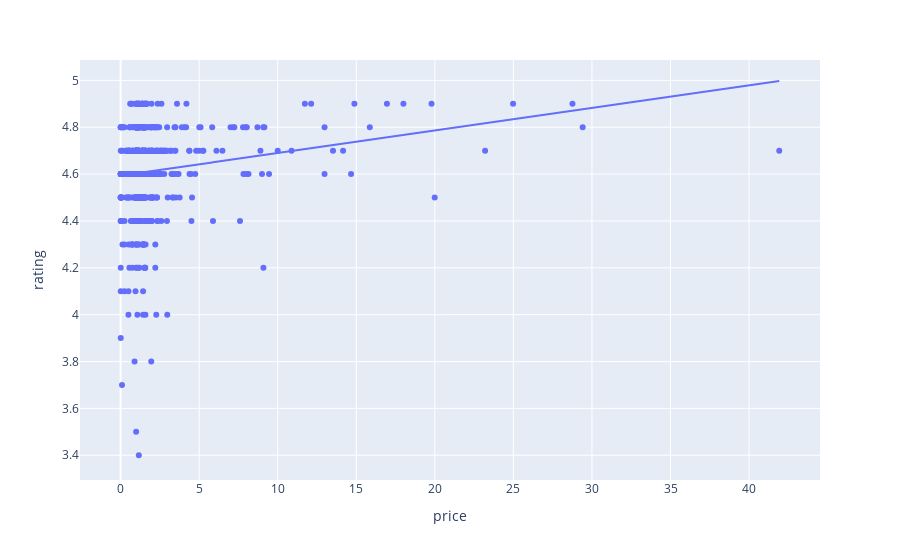

Notebook code cell kept with this figure:
### Code cell
fig = px.scatter(df, x="price", y="rating", trendline="ols")
fig.show()

### Figure 1 — Plotly figure (JSON) as saved in the notebook; plotly's stock layout.template omitted (floating-point values rounded to 4 significant figures; data arrays with more than 128 entries replaced by an {"elided": "..."} marker saying what was removed)
{"data": [{"hovertemplate": "price=%{x}<br>rating=%{y}<extra></extra>", "legendgroup": "", "marker": {"color": "#636efa", "symbol": "circle"}, "mode": "markers", "name": "", "orientation": "v", "showlegend": false, "type": "scatter", "x": {"elided": "568 float values"}, "xaxis": "x", "y": {"elided": "568 float values"}, "yaxis": "y"}, {"hovertemplate": "<b>OLS trendline</b><br>rating = 0.00962804 * price + 4.59383<br>R<sup>2</sup>=0.029669<br><br>price=%{x}<br>rating=%{y} <b>(trend)</b><extra></extra>", "legendgroup": "", "marker": {"color": "#636efa", "symbol": "circle"}, "mode": "lines", "name": "", "showlegend": false, "type": "scatter", "x": {"elided": "568 float values"}, "xaxis": "x", "y": {"elided": "568 float values"}, "yaxis": "y"}], "layout": {"legend": {"tracegroupgap": 0}, "margin": {"t": 60}, "xaxis": {"anchor": "y", "domain": [0, 1], "title": {"text": "price"}}, "yaxis": {"anchor": "x", "domain": [0, 1], "title": {"text": "rating"}}}}
